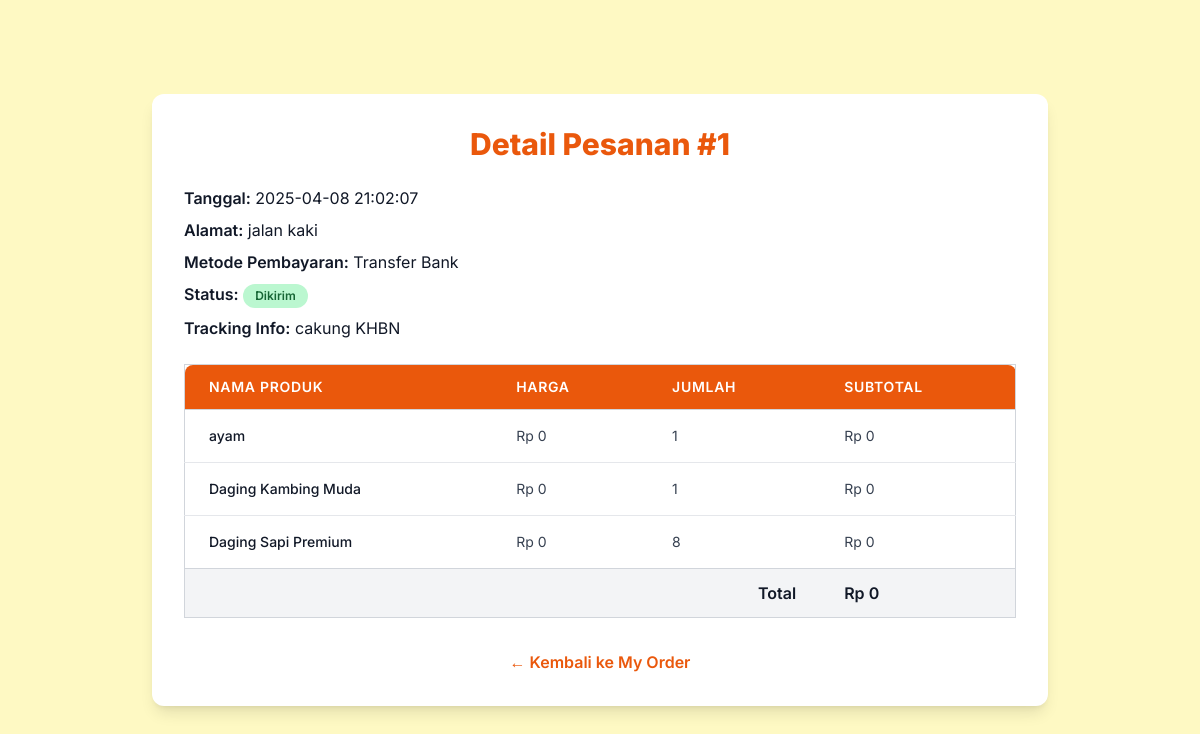
Screenshot of /order_detail.php?id=1 (signed in) with the database file from the repository.
### tables this page shows
CREATE TABLE `orders` (
  `id` int(11) NOT NULL,
  `user_id` int(11) DEFAULT NULL,
  `order_date` datetime DEFAULT current_timestamp(),
  `address` text DEFAULT NULL,
  `payment_method` varchar(50) DEFAULT NULL,
  `status` varchar(50) DEFAULT 'Menunggu Konfirmasi',
  `tracking_info` text DEFAULT NULL
);

CREATE TABLE `order_items` (
  `id` int(11) NOT NULL,
  `order_id` int(11) DEFAULT NULL,
  `product_id` int(11) DEFAULT NULL,
  `quantity` int(11) DEFAULT NULL,
  `price` decimal(10,2) DEFAULT NULL
);

CREATE TABLE `products` (
  `id` int(11) NOT NULL,
  `name` varchar(100) DEFAULT NULL,
  `description` text DEFAULT NULL,
  `price` int(11) DEFAULT NULL,
  `image` varchar(255) DEFAULT NULL
);

### order_detail.php (the view, shortened to what this page needs)
<?php
include 'db_connect.php';
$order_id = $_GET['id'];
$user_id = $_SESSION['user_id'];
$order = mysqli_query($conn, "SELECT * FROM orders WHERE id = '$order_id' AND user_id = '$user_id'");
$order_data = mysqli_fetch_assoc($order);
$items = mysqli_query($conn, "
    SELECT oi.quantity, oi.price, p.name, oi.product_id
    FROM order_items oi
    JOIN products p ON oi.product_id = p.id
    WHERE oi.order_id = '$order_id'
");
$total = 0;
?>
<!DOCTYPE html>
<html lang="en">
<head>
    <script src="https://cdn.tailwindcss.com"></script>
</head>
<body class="bg-yellow-100 min-h-screen p-6 flex items-center justify-center">
    <div class="bg-white rounded-xl shadow-lg max-w-4xl w-full p-8">
        <h1 class="text-orange-600 font-extrabold text-3xl mb-6 text-center">Detail Pesanan #<?php echo htmlspecialchars($order_id); ?></h1>
        <div class="mb-6 space-y-2 text-gray-900 text-sm sm:text-base">
            <p><span class="font-semibold">Tanggal:</span> <?php echo htmlspecialchars($order_data['order_date']); ?></p>
            <p><span class="font-semibold">Alamat:</span>
            <?php if ($order_data['status'] == 'Menunggu Pembayaran' && !$order_data['address_updated']): ?>
                <form method="POST" action="update_address.php" class="inline">
                    <input type="hidden" name="order_id" value="<?= htmlspecialchars($order_id) ?>">
<input type="text" name="address" value="<?= htmlspecialchars($order_data['address']) ?>" required class="rounded px-2 py-1 focus:outline-none focus:ring-0">
                    <button type="submit" class="bg-orange-600 text-white px-3 py-1 rounded ml-2 hover:bg-orange-700 transition">Update</button>
                </form>
            <?php else: ?>
                <?= htmlspecialchars($order_data['address']) ?>
            <?php endif; ?>
            </p>
            <p><span class="font-semibold">Metode Pembayaran:</span> <?php echo htmlspecialchars($order_data['payment_method'] == 'cod' ? 'COD (Bayar di Tempat)' : 'Transfer Bank'); ?></p>
            <p><span class="font-semibold">Status:</span>
                <span class="inline-block px-3 py-1 text-xs font-semibold rounded-full
                    <?php
                    echo $order_data['status'] == 'Menunggu Pembayaran' ? 'bg-gray-200 text-gray-800' :
                         ($order_data['status'] == 'Diproses' ? 'bg-yellow-200 text-yellow-800' :
                         ($order_data['status'] == 'Dikirim' ? 'bg-green-200 text-green-800' :
                         ($order_data['status'] == 'Selesai' ? 'bg-blue-200 text-blue-800' :
                         ($order_data['status'] == 'Dibatalkan' ? 'bg-red-200 text-red-800' : 'bg-gray-200 text-gray-800'))));
                    ?>">
                    <?php echo htmlspecialchars($order_data['status']); ?>
                </span>
            </p>
            <p><span class="font-semibold">Tracking Info:</span> <?php echo htmlspecialchars($order_data['tracking_info'] ?: 'Belum ada info pengiriman'); ?></p>
        </div>
        <div class="overflow-x-auto">
            <table class="min-w-full divide-y divide-gray-300 border border-gray-300 rounded-lg">
                <thead class="bg-orange-600 text-white">
                    <tr>
                        <th class="px-6 py-3 text-left text-sm font-semibold uppercase tracking-wider rounded-tl-lg">Nama Produk</th>
                        <th class="px-6 py-3 text-left text-sm font-semibold uppercase tracking-wider">Harga</th>
                        <th class="px-6 py-3 text-left text-sm font-semibold uppercase tracking-wider">Jumlah</th>
                        <th class="px-6 py-3 text-left text-sm font-semibold uppercase tracking-wider rounded-tr-lg">Subtotal</th>
                    </tr>
                </thead>
                <tbody class="bg-white divide-y divide-gray-200">
                    <?php
                    while ($row = mysqli_fetch_assoc($items)):
                        $subtotal = $row['price'] * $row['quantity'];
                        $total += $subtotal;
                    ?>
                    <tr>
                        <td class="px-6 py-4 whitespace-nowrap text-sm text-gray-900 font-medium"><?php echo htmlspecialchars($row['name']); ?></td>
                        <td class="px-6 py-4 whitespace-nowrap text-sm text-gray-700">Rp <?php echo number_format($row['price'], 0, ',', '.'); ?></td>
                        <td class="px-6 py-4 whitespace-nowrap text-sm text-gray-700"><?php echo $row['quantity']; ?></td>
                        <td class="px-6 py-4 whitespace-nowrap text-sm text-gray-700">Rp <?php echo number_format($subtotal, 0, ',', '.'); ?></td>
                    </tr>
                    <?php endwhile; ?>
                </tbody>
                <tfoot class="bg-gray-100 font-semibold text-gray-900">
                    <tr>
                        <td class="px-6 py-3 text-right" colspan="3">Total</td>
                        <td class="px-6 py-3 whitespace-nowrap">Rp <?php echo number_format($total, 0, ',', '.'); ?></td>
                    </tr>
                </tfoot>
            </table>
        </div>
        <div class="mt-8 text-center">
            <a href="my_orders.php" class="inline-block text-orange-600 font-semibold hover:underline">← Kembali ke My Order</a>
        </div>
    </div>
</body>
</html>

### order_detail.php (style rules this page uses)
body { font-family: 'Inter', sans-serif; }

### rows the page displays
orders: order_date "2025-04-08 21:02:07", address "jalan kaki", payment_method "Transfer Bank", status "Dikirim", tracking_info "cakung KHBN"
order_items: product.name "ayam", price "0", quantity "1", subtotal "0"
order_items: product.name "Daging Kambing Muda", price "0", quantity "1", subtotal "0"
order_items: product.name "Daging Sapi Premium", price "0", quantity "8", subtotal "0"

### other values shown
$order_id "1"
$total "0"
